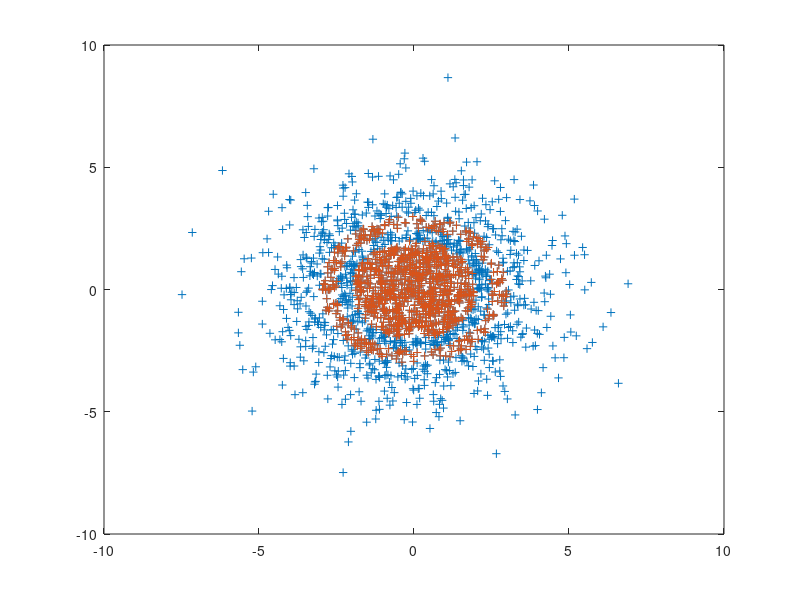

Source code (MATLAB):
%code for Adabooost algorithm
clear 
dataset = normrnd(0,2,2000,2);
dataset_A = zeros(1,2);
count = 0;
for i = 1:2000
if(norm(dataset(i,:)) < 2)
count = count + 1 ; 
dataset_A(count,:) =dataset(i,:);
end
if((norm(dataset(i,:)) < 3) & (norm(dataset(i,:)) > 2.5) )
count = count + 1 ; 
dataset_A(count,:) =dataset(i,:);
end
end 
plot(dataset(:,1),dataset(:,2),'+')
hold on 
plot(dataset_A(:,1),dataset_A(:,2),'+')
%&(dataset(2,:) > 0.3 )& (dataset(2,:) < 0.7 ))
%dataset_B = 0dataset((dataset(:,1) > 0.7 | dataset(:,1) < 0.3) & (dataset(:,2) > 0.7 | dataset(:,2) < 0.3) ); 



%plot(dataset_A(:,1),dataset_A(:,2),'+','b');
%hold on 
%plot(dataset_B(:,1),dataset_B(:,2),'+','r');
